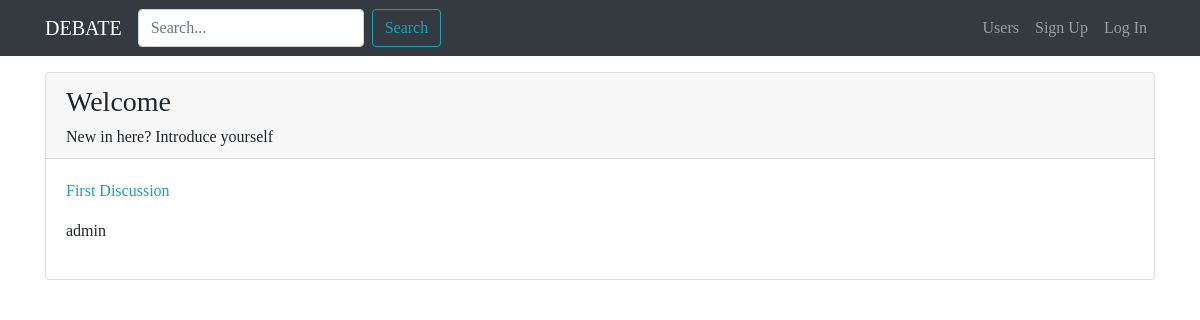
/forum/section/1, run on an earlier commit of the app's database.
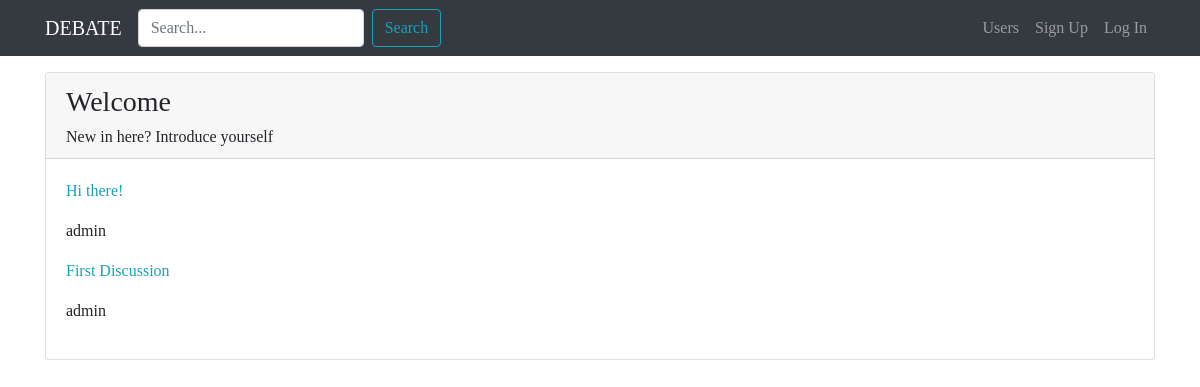
And on a later commit of the database.
### forum/models.py (models this page shows, shortened)
class Discussion(models.Model):
  title = models.CharField(max_length=120)
  creation_date = models.DateTimeField(auto_now_add=True)
  author_discussion = models.ForeignKey(User, on_delete=models.CASCADE, related_name="discussions")
  belong_section = models.ForeignKey(Section, on_delete=models.CASCADE)
  def get_absolute_url(self):
    return reverse("visualize_discussion", kwargs={"pk": self.pk})

### forum/views.py (the view)
# urls.py: path('section/<int:pk>', views.visualizeSection, name="section_view"),
def visualizeSection(request, pk):
    section = get_object_or_404(Section, pk=pk)
    discussions_section = Discussion.objects.filter(belong_section=section).order_by("-creation_date")
    context = {"section": section, "discussions": discussions_section}
    return render(request, "forum/single_section.html", context)

### forum/templates/forum/single_section.html (shortened to what this page needs)
{% extends 'base.html' %}
{% block content %}
<div class="card my-3">
  <div class="card-header">
    <h3>{{ section.name_section }}</h3>
    <h6 class="card-text">{{ section.description }}</h6>
  </div>
  <div class="card-body">
    {% for discussion in discussions %}
      <p><a href="{{ discussion.get_absolute_url }}">{{ discussion.title }}</a></p>
      <p>{{ discussion.author_discussion }}</p>
    {% endfor %}
  </div>
</div>
{% endblock content %}

What changed in the data, as far as the page shows it:
added Discussion: title "Hi there!", author_discussion "admin"
